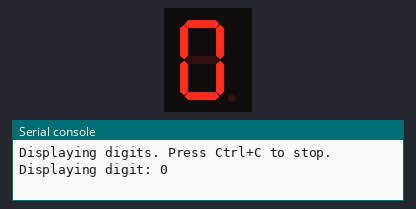
A program run on a simulated Raspberry Pi Pico running CircuitPython. Shown: 1-digit seven-segment display, the last lines printed to the serial console. The segment pins are drawn as the display they are named for.

Above: at 0.1 s.
At 3.1 s:
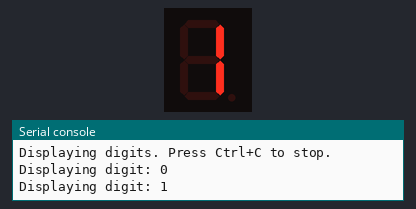
At 9.1 s:
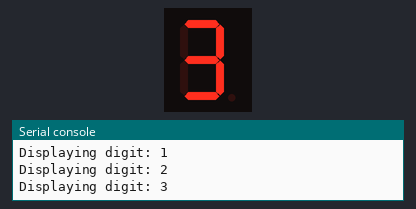
At 18.1 s:
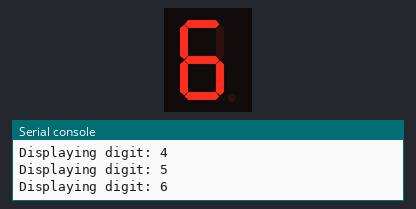
At 27.1 s:
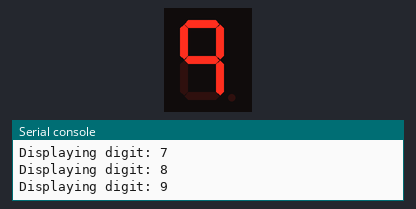
At 36.1 s:
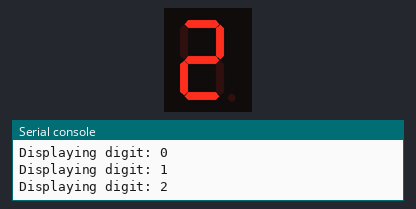

The program:

seven_segment.py
```python
#!/usr/bin/env -S uv run
"""seven_segment.py

Display digits 0-9 on a 7-segment LED display
"""

# Uses (1) 330 Ohm Resistor
# Uses (1) Seven-Segment LED Display (Common Cathode)

import os

os.environ.setdefault("BLINKA_U2IF", "1")

import time

import board
import digitalio

# Define GPIO pins for each segment of the 7-segment display
segments = {
    "A": digitalio.DigitalInOut(board.GP20),  # Top
    "B": digitalio.DigitalInOut(board.GP19),  # Top Right
    "C": digitalio.DigitalInOut(board.GP16),  # Bottom Right
    "D": digitalio.DigitalInOut(board.GP17),  # Bottom
    "E": digitalio.DigitalInOut(board.GP18),  # Bottom Left
    "F": digitalio.DigitalInOut(board.GP21),  # Top Left
    "G": digitalio.DigitalInOut(board.GP22),  # Middle
}

# Set all GPIO pins as outputs
for pin in segments.values():
    pin.direction = digitalio.Direction.OUTPUT

# Define which segments to light up for each digit
digits = {
    0: "ABCDEF",
    1: "BC",
    2: "ABGED",
    3: "ABGCD",
    4: "FGBC",
    5: "AFGCD",
    6: "AFGECD",
    7: "ABC",
    8: "AFBGECD",
    9: "AFBGC",
}

print("Displaying digits. Press Ctrl+C to stop.")
try:
    while True:
        # Loop through digits 0-9
        for n in range(10):
            # Turn off all segments
            for pin in segments.values():
                pin.value = False

            print(f"Displaying digit: {n}")

            # Turn on the required segments for the current digit
            for c in digits[n]:
                pin = segments[c]
                pin.value = True

            time.sleep(3)

except KeyboardInterrupt:
    # Turn off all segments before exiting
    for pin in segments.values():
        pin.value = False
    print("Display stopped.")
```

Measured:
- what the display in image 0 shows lasts 3.0 s, from 0.1 s to 3.1 s
